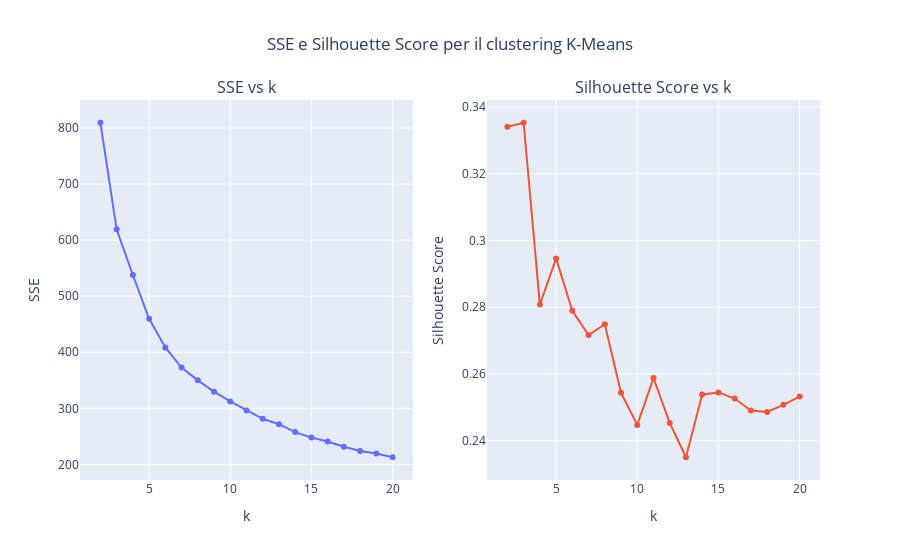

The notebook cell saved with this chart:
### Code cell
# Crea la figura con due sottotrame (subplots)
fig = make_subplots(rows=1, cols=2, subplot_titles=("SSE vs k", "Silhouette Score vs k"))

# Grafico SSE vs k
fig.add_trace(
    go.Scatter(x = [x + 2 for x in range(len(sse_list))], y=sse_list, mode='lines+markers', name="SSE"),
    row=1, col=1
)
fig.update_xaxes(title_text="k", row=1, col=1)
fig.update_yaxes(title_text="SSE", row=1, col=1)

# Grafico Silhouette Score vs k
fig.add_trace(
    go.Scatter(x = [x + 2 for x in range(len(sil_list))], y=sil_list, mode='lines+markers', name="Silhouette"),
    row=1, col=2
)
fig.update_xaxes(title_text="k", row=1, col=2)
fig.update_yaxes(title_text="Silhouette Score", row=1, col=2)

# Layout generale della figura
fig.update_layout(title_text="SSE e Silhouette Score per il clustering K-Means",
                  showlegend=False, title_x=0.5)

# Mostra il grafico
fig.show()

# Mostra il valore dell'SSE per k=6
# print(sse_list[4]) # Corrisponde a k = 6, dato che la lista parte da 0

### Figure 1 — Plotly figure (JSON) as saved in the notebook; plotly's stock layout.template omitted (floating-point values rounded to 4 significant figures)
{"data": [{"mode": "lines+markers", "name": "SSE", "type": "scatter", "x": [2, 3, 4, 5, 6, 7, 8, 9, 10, 11, 12, 13, 14, 15, 16, 17, 18, 19, 20], "xaxis": "x", "y": [809.5, 619.4, 537.9, 459.9, 408.6, 372.8, 349.9, 329.7, 312.3, 296.3, 281.4, 271.7, 257.6, 247.8, 240.7, 231.4, 224.0, 219.4, 212.7], "yaxis": "y"}, {"mode": "lines+markers", "name": "Silhouette", "type": "scatter", "x": [2, 3, 4, 5, 6, 7, 8, 9, 10, 11, 12, 13, 14, 15, 16, 17, 18, 19, 20], "xaxis": "x2", "y": [0.3341, 0.3353, 0.2808, 0.2946, 0.2789, 0.2716, 0.2749, 0.2544, 0.2447, 0.2588, 0.2453, 0.235, 0.2539, 0.2545, 0.2526, 0.249, 0.2486, 0.2507, 0.2532], "yaxis": "y2"}], "layout": {"annotations": [{"font": {"size": 16}, "showarrow": false, "text": "SSE vs k", "x": 0.225, "xanchor": "center", "xref": "paper", "y": 1, "yanchor": "bottom", "yref": "paper"}, {"font": {"size": 16}, "showarrow": false, "text": "Silhouette Score vs k", "x": 0.775, "xanchor": "center", "xref": "paper", "y": 1, "yanchor": "bottom", "yref": "paper"}], "showlegend": false, "title": {"text": "SSE e Silhouette Score per il clustering K-Means", "x": 0.5}, "xaxis": {"anchor": "y", "domain": [0, 0.45], "title": {"text": "k"}}, "xaxis2": {"anchor": "y2", "domain": [0.55, 1], "title": {"text": "k"}}, "yaxis": {"anchor": "x", "domain": [0, 1], "title": {"text": "SSE"}}, "yaxis2": {"anchor": "x2", "domain": [0, 1], "title": {"text": "Silhouette Score"}}}}
